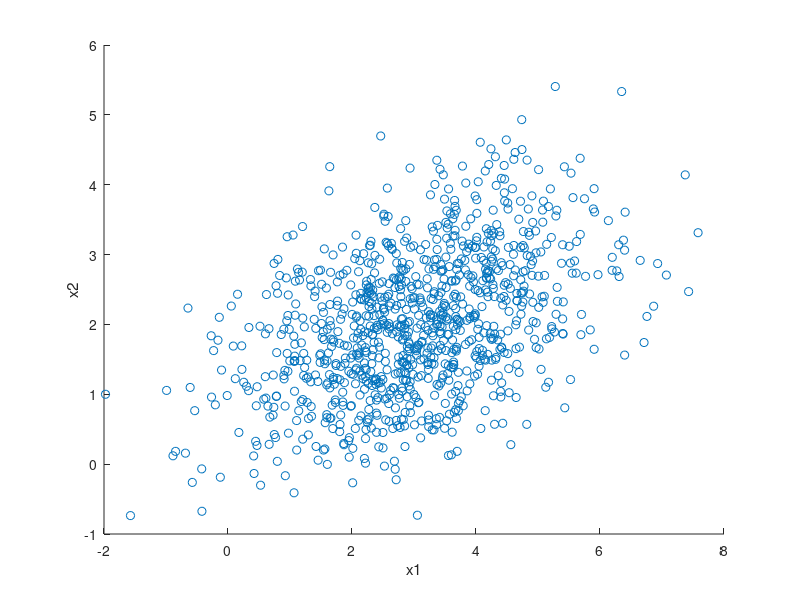
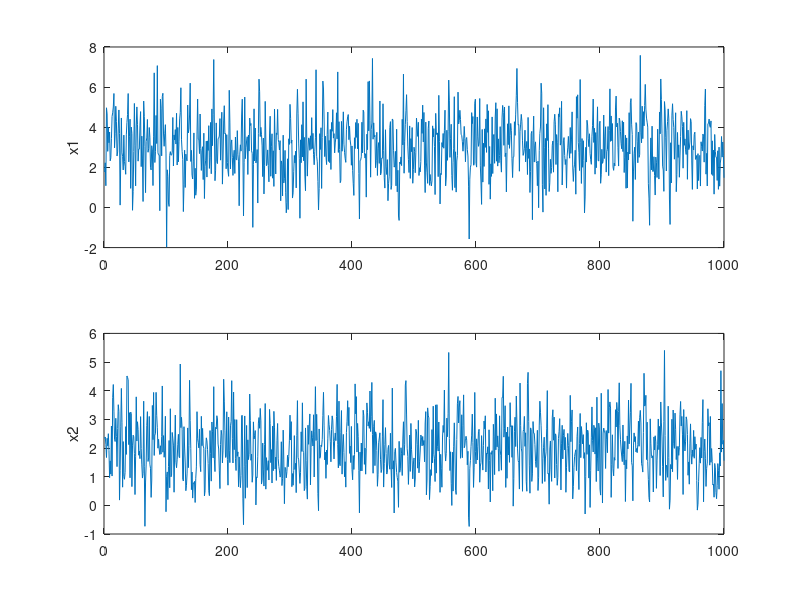
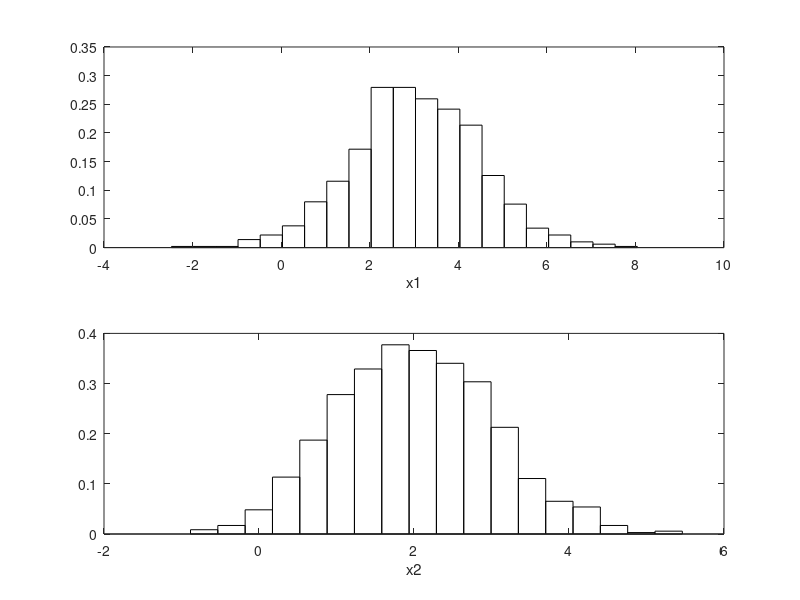

Write MATLAB code to recreate these figures, in order.
mus = [3 ; 2];
sigmas = [1.5 0.6 ; 0.6 1];
n = 1000;

sigma1 = sigmas(1);
sigma2 = sigmas(4);
rho = sigmas(2)/(sqrt(sigmas(1)) * sqrt(sigmas(4)));

xgibbs = zeros(n,2);	

y = mus;				% This is the mean.
sig = sqrt(1-rho^2);								
% Initial point.
x10 = y(1) + sigma1*randn(1);
x20 = y(2) + rho*(sigma2/sigma1)*(x10 - y(1)) + sigma2*sig*randn(1);
xgibbs(1,:) = [x10, x20];
% Start the chain.
for i = 2:n
   mu = y(1) + rho*(sigma1/sigma2)*(xgibbs(i-1,2)-y(2));
   xgibbs(i,1) = mu + sigma1*sig*randn(1); 
   mu = y(2) + rho*(sigma2/sigma1)*(xgibbs(i,1) - y(1));
   xgibbs(i,2) = mu + sigma2*sig*randn(1);
end

MCx = xgibbs(:,1);
MCy = xgibbs(:,2);

figure(1)
scatter(MCx,MCy)
xlabel('x1')
ylabel('x2')

 
figure(2)
subplot(211)
plot(MCx)
ylabel('x1')
subplot(212)
plot(MCy)
ylabel('x2')


figure(3)
nn = length(MCx);
 
%h = .1;
h = 3.5 * std(MCx) * nn^(-1/3);
t0 = min(MCx)-0.5;
tm = max(MCx)+0.5;
bins = t0:h:tm;
vk = histc(MCx,bins);
vk(end) = [];
fhat = vk/(nn*h);
 
tm = max(bins);
bc = (t0+h/2):h:(tm-h/2);
subplot(211)
bar(bc,fhat,1,'w')
xlabel('x1')
 
subplot(212)
nn = length(MCy);
 
%h = .1;
h = 3.5 * std(MCy) * nn^(-1/3);
t0 = min(MCy)-0.5;
tm = max(MCy)+0.5;
bins = t0:h:tm;
vk = histc(MCy,bins);
vk(end) = [];
fhat = vk/(nn*h);
 
tm = max(bins);
bc = (t0+h/2):h:(tm-h/2);
bar(bc,fhat,1,'w')
xlabel('x2')

means = mean([MCx MCy]);
stds = std([MCx MCy]);
ks = kurtosis([MCx MCy]);

sprintf('Mean for x1 and x2 are: (%g, %g)' , means(1), means(2))
sprintf('Standard Deviations for x1 and x2 are: (%g, %g)' , stds(1), stds(2))
sprintf('Kurtosis for x1 and x2 are: (%g, %g)' , ks(1), ks(2))



 
